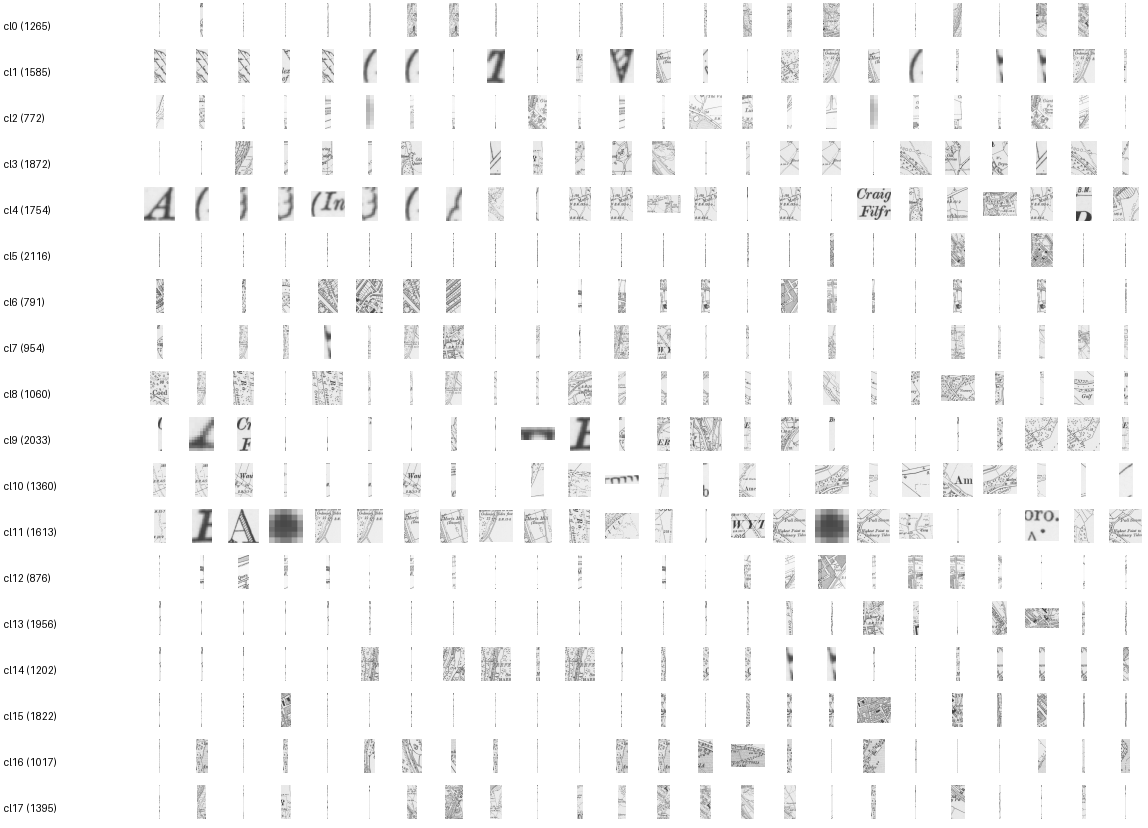
#> input picture developer/gb1900-font-probe/admin_probe/cluster_montage.png, 1148 x 828 px, given in place of z17_stitch.png, which was not available
$ python stage1_multiclass.py 3
#> lines starting #> are read from the running program, lines starting #| are printed output that depends on the picture; after the words box and inside, x2 and y2 are one past the last pixel; in counts of white or black regions, pixels touching at a corner belong together; pictures that were not available may be replaced by others from this repository, and a replacement may not be noted
#!/usr/bin/env python
"""Stage-1 v2 — MULTI-CLASS line-component RF + proper contrast normalisation.

Per the user's Ilastik experience: RF excels at classifying non-solid line COMPONENTS
(dot / dash / cross / solid). So instead of binary boundary/not, classify each pixel
into {bg, dot, dash, cross, solid}. The classes disambiguate feature types by
construction: hedge=dash, road=solid, footpath=dot, ADMIN BOUNDARY = dot+cross
(mereing). Output = per-component probability maps (the channels fed to Stage-2).

Preprocessing (was missing): background-flatten (divide by morphological paper
estimate) + CLAHE, so faded/uneven scans normalise to consistent ink contrast.
"""
import sys, numpy as np, cv2
from PIL import Image
from skimage.feature import multiscale_basic_features
from sklearn.ensemble import RandomForestClassifier

rng = np.random.default_rng(0)
SRC = "z17_stitch.png"
P = 160
CLASSES = ["bg", "dot", "dash", "cross", "solid"]   # 0..4
COLORS = {1: (0, 200, 0), 2: (255, 60, 0), 3: (0, 0, 255), 4: (0, 200, 255)}  # BGR: dot=grn dash=blu cross=red solid=yel


def preprocess(gray):
    """Flatten paper illumination + CLAHE -> consistent ink contrast (ink stays dark)."""
    g = gray.astype(np.float32)
    paper = cv2.morphologyEx(gray, cv2.MORPH_CLOSE,
                             cv2.getStructuringElement(cv2.MORPH_ELLIPSE, (31, 31))).astype(np.float32)
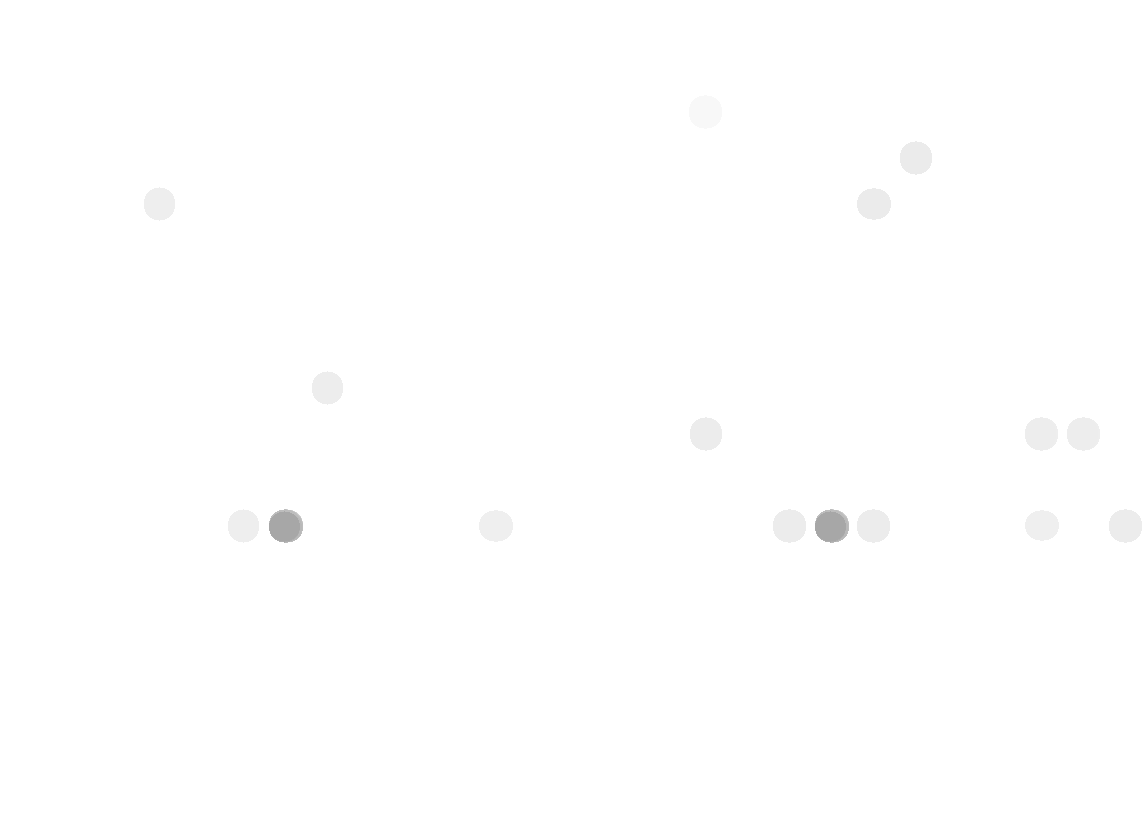
#> paper: shape (828, 1148) float32; min 167, max 255, mean 254.6
    flat = np.clip(g / np.maximum(paper, 1) * 200.0, 0, 255).astype(np.uint8)   # flatten
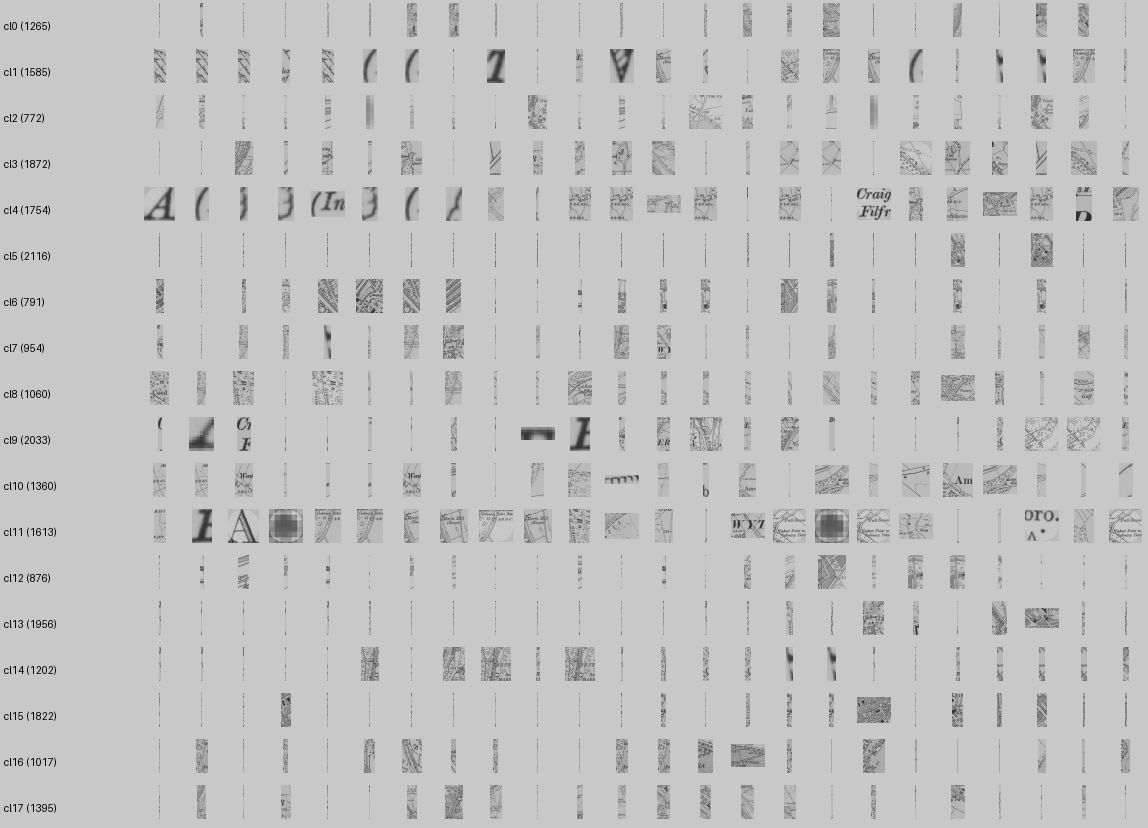
#> flat: shape (828, 1148); min 2, max 200, mean 194.2
    return cv2.createCLAHE(2.0, (8, 8)).apply(flat)


g_full = preprocess(np.asarray(Image.open(SRC).convert("L"), np.uint8))
H, W = g_full.shape
#> H = 828; W = 1148
BOUNDARY_BOXES = [(800, 0, W, H), (0, 880, 560, 1250)]


def boundary_free(x, y, s=P):
    return all(x + s < b[0] or x > b[2] or y + s < b[1] or y > b[3] for b in BOUNDARY_BOXES)


def sample_bg():
    for _ in range(300):
        x = rng.integers(0, W - P); y = rng.integers(0, H - P)
        if boundary_free(x, y) and g_full[y:y+P, x:x+P].mean() > 110:
            return g_full[y:y+P, x:x+P].copy()
    return g_full[:P, :P].copy()


def smooth_path(n=6):
    pts = rng.integers(6, P - 6, size=(n, 2)).astype(np.float32); pts = pts[np.argsort(pts[:, 0])]
    ts = np.linspace(0, 1, 300)
    xs = np.convolve(np.interp(ts, np.linspace(0, 1, n), pts[:, 0]), np.ones(11)/11, "same")
    ys = np.convolve(np.interp(ts, np.linspace(0, 1, n), pts[:, 1]), np.ones(11)/11, "same")
    return np.stack([xs, ys], 1)


def _soft(ink, dark):
    """blur a hard 0..1 ink layer, composite dark ink onto bg-sized float image."""
    return cv2.GaussianBlur(ink, (0, 0), rng.uniform(0.6, 1.3))


def synth():
    """Compose 1-3 random line-features on real bg; return (img, label map 0..4)."""
    img = sample_bg().astype(np.float32); lab = np.zeros((P, P), np.uint8)
    nfeat = rng.integers(1, 4)
    for _ in range(nfeat):
        typ = rng.choice(["dot", "dash", "cross", "solid", "boundary"])
        path = smooth_path(); ink = np.zeros((P, P), np.float32); comp = np.zeros((P, P), np.uint8)
        dark = float(rng.integers(5, 45))
        if typ == "solid":
            cv2.polylines(ink, [path.astype(np.int32)], False, 1.0, int(rng.integers(1, 3)))
            comp[ink > 0.3] = 4
        else:
            d_pitch = rng.uniform(10, 24) if typ != "dash" else rng.uniform(8, 16)
            acc = 0.0; xa = rng.uniform(0, 40); x_pitch = rng.uniform(55, 150)
            if typ == "boundary" and rng.random() < 0.4:                 # mere along a line
                cv2.polylines(ink, [path.astype(np.int32)], False, float(rng.uniform(.4, .8)), 1)
                comp[ink > 0.3] = 4
            for i in range(1, len(path)):
                p0, p1 = path[i-1], path[i]; seg = np.hypot(*(p1-p0)); acc += seg; xa += seg
                if acc >= d_pitch:
                    acc = 0; c = p1.astype(int); k = np.zeros((P, P), np.float32)
                    if typ == "dash":
                        t = (p1-p0); t /= (np.linalg.norm(t)+1e-6)
                        cv2.line(k, tuple((p1-t*3).astype(int)), tuple((p1+t*3).astype(int)), 1.0, 2); cl = 2
                    else:   # dot or boundary-dot
                        cv2.circle(k, tuple(c), int(rng.choice([2, 2, 3])), 1.0, -1); cl = 1
                    ink = np.maximum(ink, k); comp[k > 0.3] = cl
                if typ == "boundary" and xa >= x_pitch:
                    xa = 0; x_pitch = rng.uniform(55, 150); off = rng.integers(-6, 7, 2); c = (p1+off).astype(int)
                    a = int(rng.integers(9, 14)); th = int(rng.integers(2, 4)); k = np.zeros((P, P), np.float32)
                    cv2.line(k, (c[0]-a, c[1]-a), (c[0]+a, c[1]+a), 1.0, th)
                    cv2.line(k, (c[0]-a, c[1]+a), (c[0]+a, c[1]-a), 1.0, th)
                    ink = np.maximum(ink, k); comp[k > 0.3] = 3
        ink = cv2.GaussianBlur(ink, (0, 0), rng.uniform(0.6, 1.3))
        img = img * (1 - ink) + dark * ink
        lab[comp > 0] = comp[comp > 0]
    g = rng.uniform(0.85, 1.2); img = np.clip(255.0*(np.clip(img, 0, 255)/255.0)**g, 0, 255)
    if rng.random() < 0.4: img = cv2.GaussianBlur(img, (0, 0), rng.uniform(0.4, 0.8))
    img = np.clip(img + rng.normal(0, 3, img.shape), 0, 255).astype(np.uint8)
    k = rng.integers(0, 4); img = np.rot90(img, k).copy(); lab = np.rot90(lab, k).copy()
    return img, lab


FEAT = dict(intensity=True, edges=True, texture=True, sigma_min=1, sigma_max=12, num_sigma=5)
def feats(g): return multiscale_basic_features(g, channel_axis=None, **FEAT)


def main():
    N = int(sys.argv[1]) if len(sys.argv) > 1 else 70
    X, Y = [], []
    print(f"[s1mc] generating {N} multi-class composites...")
    for k in range(N):
        img, lab = synth(); f = feats(img)
        for cls in range(5):
            idx = np.argwhere(lab == cls)
            if len(idx) == 0: continue
            cap = 1200 if cls else 2500
            sel = idx[rng.choice(len(idx), min(len(idx), cap), replace=False)]
            for (yy, xx) in sel: X.append(f[yy, xx]); Y.append(cls)
        if k == 0: Image.fromarray(img).save("s1mc_synth.png")
#> this loop made 3 passes
#> pass 1, in synth, `img = sample_bg().astype(np.float32)`:
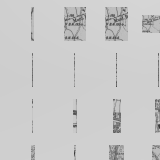
#> img: shape (160, 160) float32; min 57, max 213, mean 201.6
#> pass 1, in main, `img, lab = synth()`:
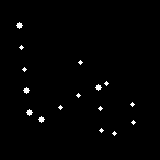
#> lab: shape (160, 160); values 0 (black) and 1 (white), 1.1% white; 16 white regions (11 under 20 px), largest, box (x1, y1, x2, y2) and area: (16, 22, 23, 29) 29, (95, 84, 102, 91) 29, (23, 87, 30, 94) 29, (26, 109, 33, 116) 29, (38, 116, 45, 123) 29
#> after the loop:
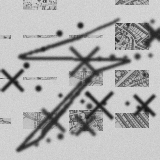
#> img: shape (160, 160); min 19, max 221, mean 175.6
#> after the loop, X = 13367 items; Y = 13367 values, max 4 at index 7125, min 0 at index 0, mean 1.24
    X = np.asarray(X); Y = np.asarray(Y)
    print(f"[s1mc] RF on {X.shape[0]:,} px; class counts {np.bincount(Y)}")
#| [s1mc] RF on 13,367 px; class counts [7500 1509    0 2400 1958]
    clf = RandomForestClassifier(180, n_jobs=-1, min_samples_leaf=3, class_weight="balanced", random_state=0)
    clf.fit(X, Y); print(f"[s1mc] train acc {clf.score(X, Y):.3f}")
#| [s1mc] train acc 0.991
    ff = feats(g_full).reshape(-1, X.shape[1])
    proba = clf.predict_proba(ff)                       # (HW, 5)
#> (the run stopped early here; a loop or call above may not have finished)

$ run again, on developer/gb1900-font-probe/admin_probe/cluster_montage_clean.png
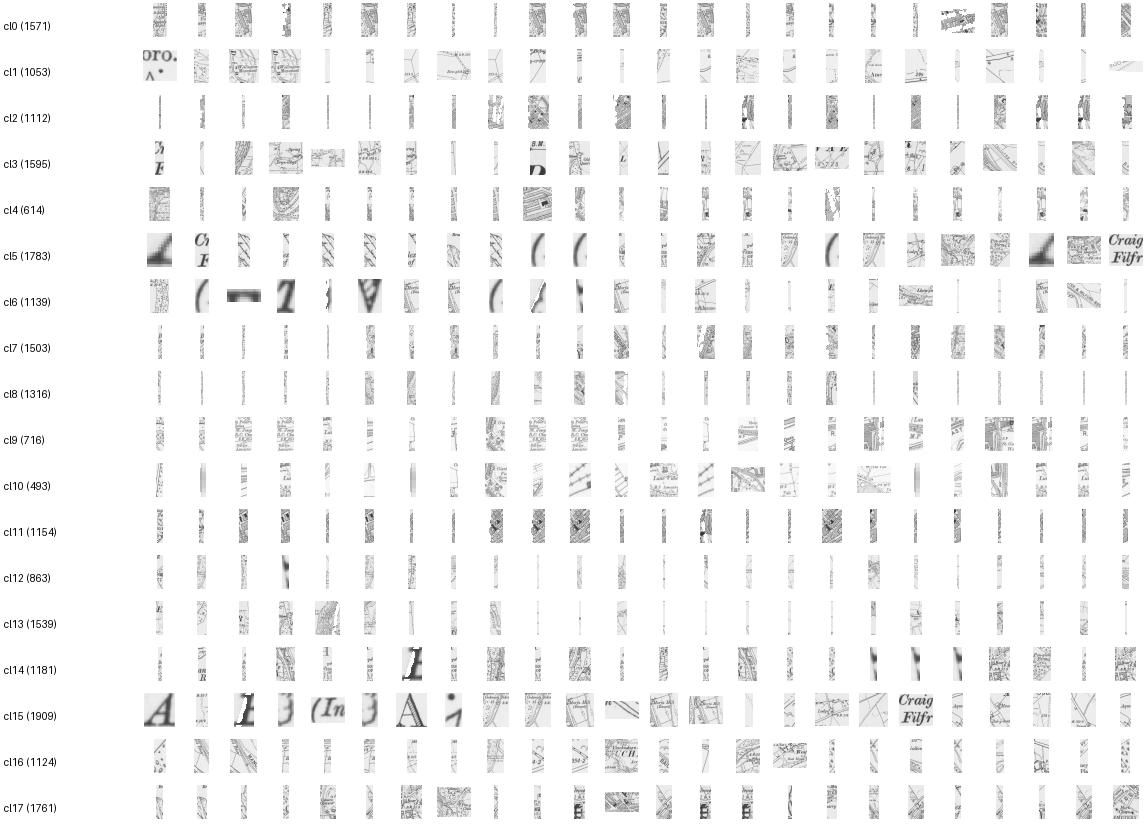
#> input picture developer/gb1900-font-probe/admin_probe/cluster_montage_clean.png, 1148 x 828 px, given in place of z17_stitch.png, which was not available
#> in preprocess, `flat = np.clip(g / np.maximum(paper, 1) * 200.0, 0, 255).astype(np.uin..`:
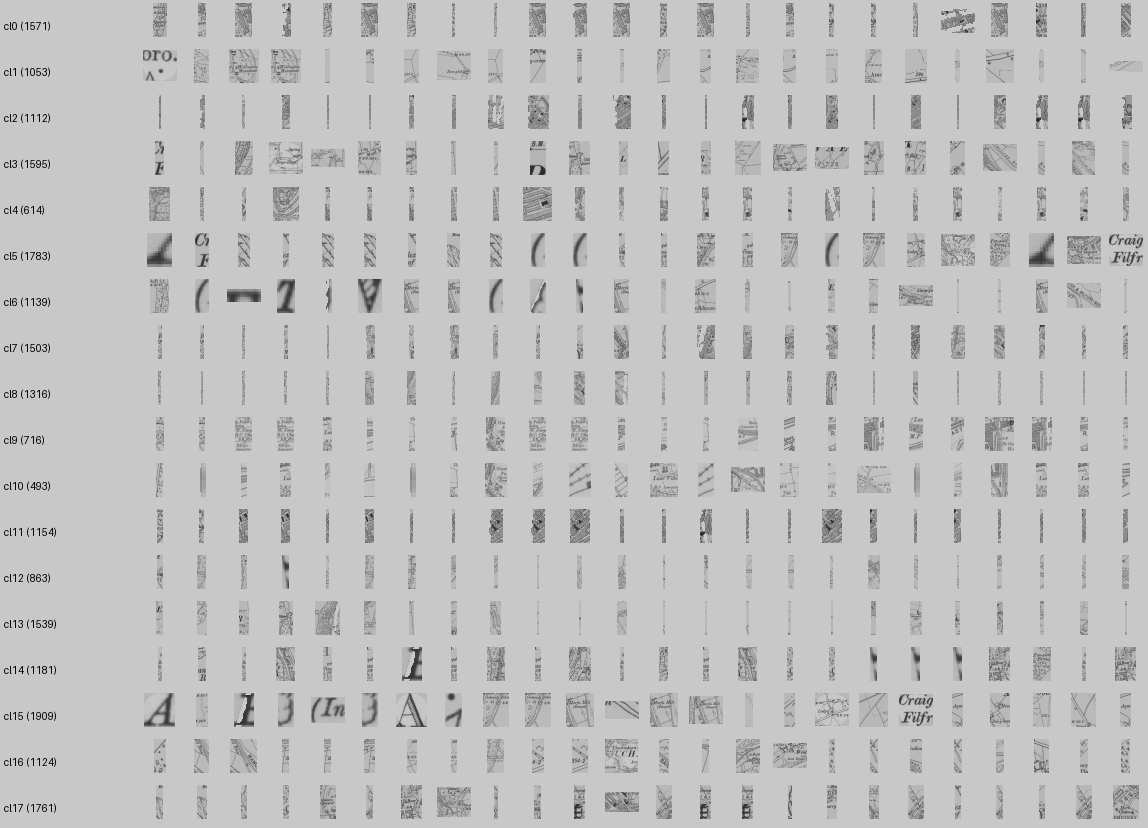
#> flat: shape (828, 1148); min 2, max 200, mean 192.9
#> after the loop in main, `for k in range(N):`:
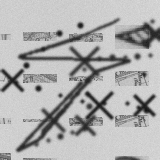
#> img: shape (160, 160); min 19, max 221, mean 176.5
#> after the loop in main, `for k in range(N):`: X = 13367 items; Y = 13367 values, max 4 at index 7125, min 0 at index 0, mean 1.24
#| [s1mc] RF on 13,367 px; class counts [7500 1509    0 2400 1958]
#| [s1mc] train acc 0.988

$ run again, on developer/gb1900-font-probe/admin_probe/faces_qc.png
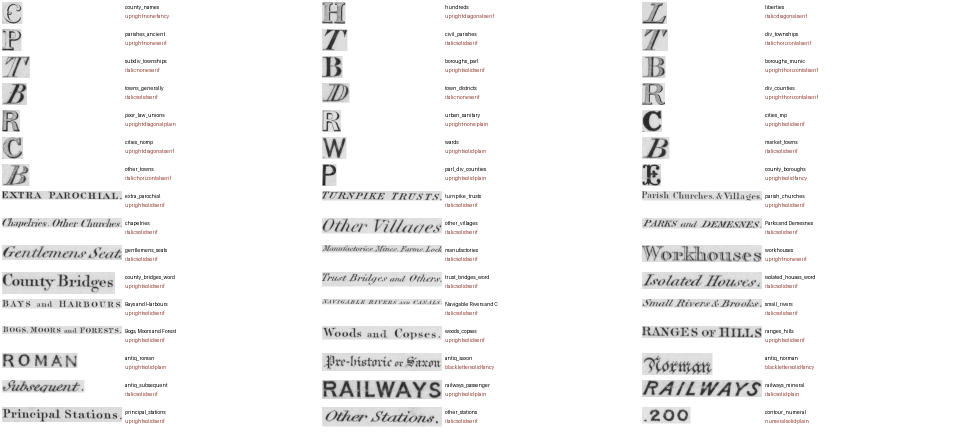
#> input picture developer/gb1900-font-probe/admin_probe/faces_qc.png, 1920 x 864 px, given in place of z17_stitch.png, which was not available (shown at 1/2 size)
#> in preprocess, `flat = np.clip(g / np.maximum(paper, 1) * 200.0, 0, 255).astype(np.uin..`:
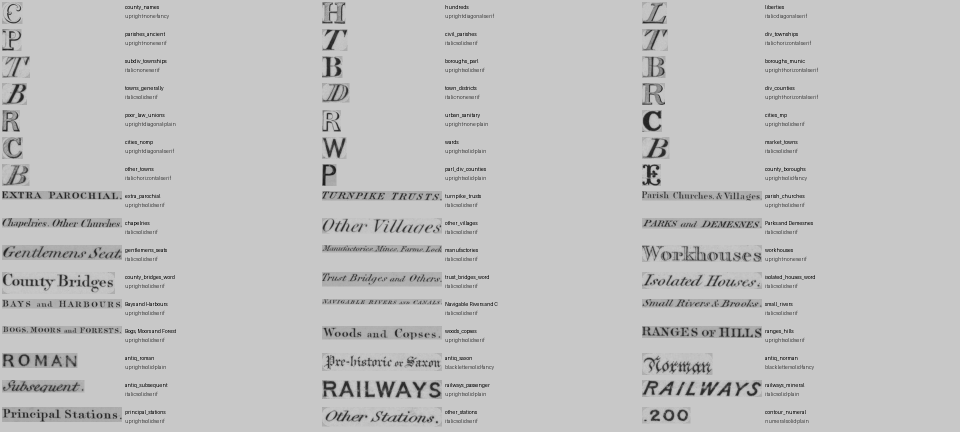
#> flat: shape (864, 1920) (shown at 1/2 size); min 0, max 200, mean 192.9
#> after the loop in main, `for k in range(N):`:
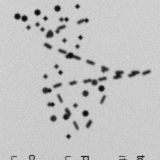
#> img: shape (160, 160); min 5, max 217, mean 195.1
#> after the loop in main, `for k in range(N):`: X = 9720 items; Y = 9720 values, max 2 at index 9244, min 0 at index 0, mean 0.277
#| [s1mc] RF on 9,720 px; class counts [7500 1744  476]
#| [s1mc] train acc 0.996
